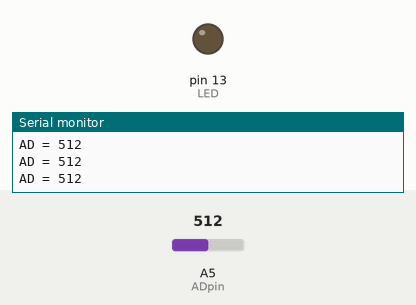
The sketch below on a simulated Arduino Uno, built with avr-gcc and run on an emulated ATmega328P. Parts: output pins drawn as LEDs (lit = HIGH), the last lines printed to the serial monitor. Inputs (shaded band) come from the test bench; at power-on: A5 (ADpin) = 512.

Above: at 1.3 s.
1.4 s: A5 (ADpin) set to 786
2.9 s: A5 (ADpin) set to 817
At 3.8 s:
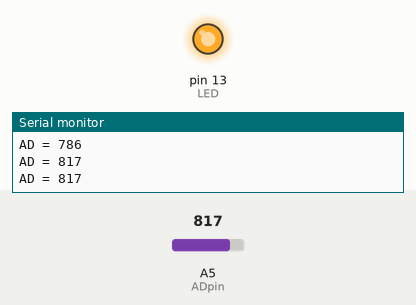
4.5 s: A5 (ADpin) set to 790
At 5.0 s:
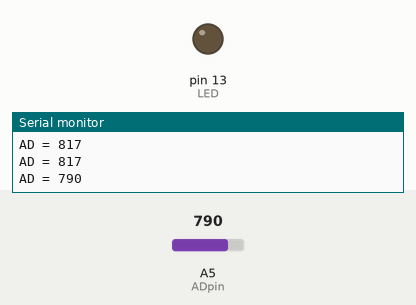
6.0 s: A5 (ADpin) set to 810
At 7.4 s:
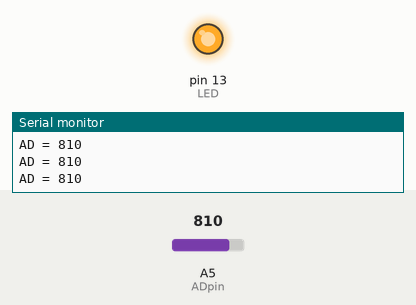
Timing chart, 0 to 8.5 s (numbered marks = the images above; inputs shaded):
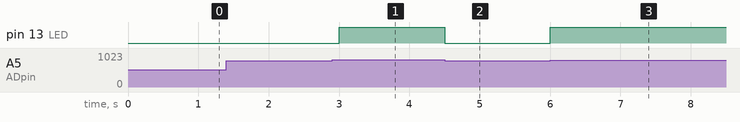

Measured:
- the behaviour switches between 800 and 801 on A5 (ADpin) (found by bisection; images 0 and 1)
- after the input at 2.9 s, pin 13 (LED): LOW → HIGH after 0.10 s
- after the input at 4.5 s, pin 13 (LED): HIGH → LOW at once
- after the input at 6.0 s, pin 13 (LED): LOW → HIGH at once

The sketch:

lesson8.ino
```cpp
/******************************************************************************
----------------本例程仅供学习使用，未经作者允许，不得用于其他用途。-----------
------------------------版权所有，仿冒必究！-----------------------------------
----------------1.开发环境:Arduino IDE-----------------------------------------
----------------2.测试使用开发板型号：Arduino Leonardo or Arduino UNO R3-------
----------------3.单片机使用晶振：16M------------------------------------------
----------------4.淘宝网址：Ilovemcu.taobao.com--------------------------------
----------------------------epic-mcu.taobao.com--------------------------------
----------------5.作者：神秘藏宝室---------------------------------------------
******************************************************************************/
#define ADpin A5
#define LED 13

int ADBuffer = 0;

void setup()
{
  pinMode(LED,OUTPUT);
  Serial.begin(9600);				//波特率9600
}

void loop()
{
  ADBuffer = analogRead(ADpin);		//读取AD值
  Serial.print("AD = ");
  Serial.println(ADBuffer);
  if(ADBuffer > 800)					//ADBuffer值大于设定值，相当于光照强度小于设定值
  {
    digitalWrite(LED,HIGH);		//点亮LED
  }
  else
  {
    digitalWrite(LED,LOW);		//关闭LED
  }
  delay(500);					//延时500ms
}
```
